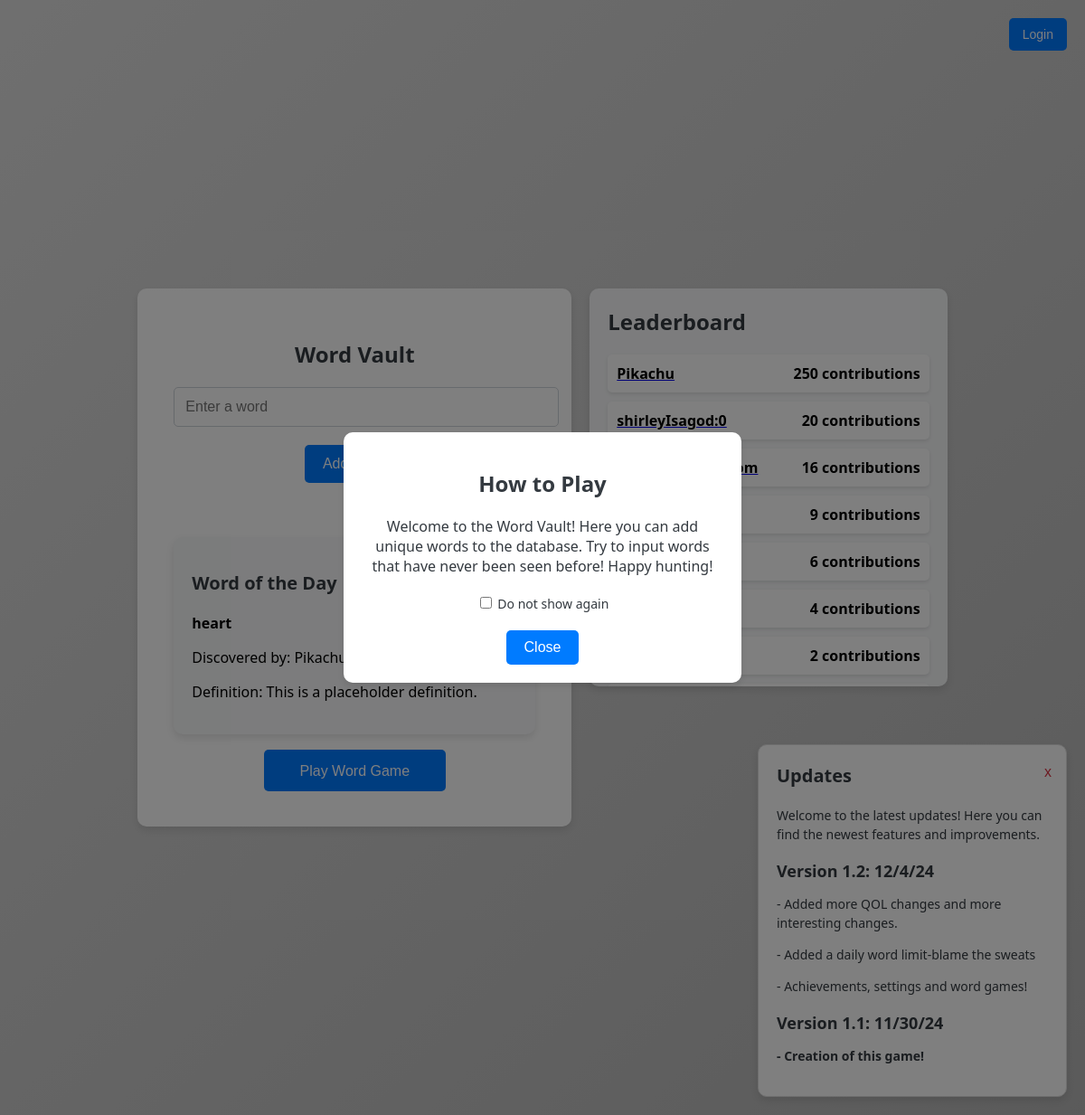
The page / on the database its author committed.
### app.py (models this page shows)
class WordOfTheDay(db.Model):
    id = db.Column(db.Integer, primary_key=True)
    word = db.Column(db.String(150), nullable=False)
    date = db.Column(db.Date, nullable=False, unique=True)

class User(UserMixin, db.Model):
    id = db.Column(db.Integer, primary_key=True)
    username = db.Column(db.String(150), unique=True, nullable=False)
    password = db.Column(db.String(150), nullable=False)
    contributions = db.Column(db.Text, nullable=True)
    date_joined = db.Column(db.DateTime, nullable=False, default=datetime.utcnow)
    word_coins = db.Column(db.Integer, nullable=False, default=0)
    achievements = db.Column(db.Text, nullable=True, default="")
    words_entered_today = db.Column(db.Integer, nullable=False, default=0)
    last_word_entry_date = db.Column(db.Date, nullable=True)

### app.py (the view)
@app.route('/')
def index():
    users = User.query.all()
    leaderboard_data = sorted(users, key=lambda user: len(user.contributions.split(',')) if user.contributions else 0, reverse=True)
    word_of_the_day, discovered_by, definition = get_word_of_the_day()
    return render_template('index.html', leaderboard=leaderboard_data, word_of_the_day=word_of_the_day, discovered_by=discovered_by, definition=definition)

### app.py (called while the page is built, shortened)
def get_word_definition(word):
    if word in definition_cache:
        return definition_cache[word]
    placeholder_definition = "This is a placeholder definition."
    definition_cache[word] = placeholder_definition
    return placeholder_definition

def get_word_of_the_day():
    today = date.today()
    word_of_the_day_entry = WordOfTheDay.query.filter_by(date=today).first()
    if word_of_the_day_entry:
        word = word_of_the_day_entry.word
    user = User.query.filter(User.contributions.like(f"%{word}%")).first()
    definition = get_word_definition(word)
    return word, user.username if user else "Unknown", definition

### templates/index.html (shortened to what this page needs)
<!DOCTYPE html>
<html>
<head>
    <link rel="stylesheet" type="text/css" href="{{ url_for('static', filename='styles.css') }}">
</head>
<body>
    <div class="login-wrapper">
        {% if current_user.is_authenticated %}
            <a href="{{ url_for('profile') }}" class="nav-link"><button class="nav-button">Profile</button></a>
            <a href="{{ url_for('shop') }}" class="nav-link"><button class="nav-button">Shop</button></a>
            <a href="{{ url_for('settings') }}" class="nav-link"><button class="nav-button">Settings</button></a>
            <a href="{{ url_for('search') }}" class="nav-link"><button class="nav-button">Search Users</button></a>
        {% else %}
            <a href="{{ url_for('login') }}" class="nav-link"><button class="nav-button">Login</button></a>
        {% endif %}
    </div>
    <div class="main-content">
        <div class="container">
            <h1>Word Vault</h1>
            <form id="wordForm">
                <input type="text" id="word" name="word" placeholder="Enter a word" autocomplete="off">
                <button class="button_class" type="submit">Add Word</button>
            </form>
            <div class="word-of-the-day">
                <h2>Word of the Day</h2>
                {% if word_of_the_day %}
                    <p><strong>{{ word_of_the_day }}</strong></p>
                    <p>Discovered by: {{ discovered_by }}</p>
                    <p>Definition: {{ definition }}</p>
                {% else %}
                    <p>No words available.</p>
                {% endif %}
            </div>
            <a href="{{ url_for('word_game') }}" class="button_class"><button class="button_class margin">Play Word Game</button></a>
        </div>
        <div class="leaderboard">
            <h2>Leaderboard</h2>
            <ul>
                {% for user in leaderboard %}
                    <li>
                        <a href="{{ url_for('user_profile', user_id=user.id) }}"><span>{{ user.username }}</span></a>
                        <span>{{ user.contributions.split(',')|length if user.contributions else 0 }} contributions</span>
                    </li>
                {% endfor %}
            </ul>
        </div>
    </div>
    <div id="updates" class="updates-tab">
        <div class="updates-content">
            <button id="closeUpdates" class="close-button">x</button>
            <h2>Updates</h2>
            <p>Welcome to the latest updates! Here you can find the newest features and improvements.</p>
            <h3>Version 1.2: 12/4/24</h3>
            <p>- Added more QOL changes and more interesting changes.</p>
            <p>- Added a daily word limit-blame the sweats</p>
            <p>- Achievements, settings and word games!</p>
            <h3>Version 1.1: 11/30/24</p>
            <p>- Creation of this game!</p>
        </div>
    </div>
    <div id="howToPlayPopup" class="popup">
        <div class="popup-content">
            <h2>How to Play</h2>
            <p>Welcome to the Word Vault! Here you can add unique words to the database. Try to input words that have never been seen before! Happy hunting!</p>
            <label>
                <input type="checkbox" id="doNotShowAgain"> Do not show again
            </label>
            <button id="closePopup">Close</button>
        </div>
    </div>
</body>
</html>

### static/styles.css (style rules this page uses)
body { font-family: 'Segoe UI', Tahoma, Geneva, Verdana, sans-serif; margin: 0; padding: 0; display: flex; justify-content: center; align-items: center; height: 100vh; }
.container { background-color: white; padding: 40px; border-radius: 10px; box-shadow: 0 4px 8px rgba(0, 0, 0, 0.1); max-width: 400px; width: 100%; text-align: center; position: relative; }
h1 { margin-bottom: 20px; font-size: 24px; color: #343a40; }
h2 { margin-bottom: 20px; font-size: 20px; color: #343a40; }
h3 { margin-bottom: 10px; font-size: 18px; color: #343a40; }
ul { list-style-type: none; padding: 0; }
li { margin-bottom: 10px; font-size: 16px; color: #343a40; }
input[type="text"], input[type="password"] { width: 100%; padding: 12px; margin-bottom: 20px; border: 1px solid #ced4da; border-radius: 5px; font-size: 16px; }
.button_class { padding: 12px 20px; background-color: #007bff; color: white; border: none; border-radius: 5px; font-size: 16px; cursor: pointer; transition: background-color 0.3s ease; }
.login-wrapper { position: absolute; top: 20px; right: 20px; display: flex; gap: 10px; }
.nav-link { text-decoration: none; }
.nav-button { display: inline-block; padding: 10px 15px; background-color: #007bff; color: white; border: none; border-radius: 5px; font-size: 14px; cursor: pointer; transition: background-color 0.3s ease; }
.main-content { display: flex; }
.leaderboard { margin-left: 20px; padding: 20px; background-color: #f8f9fa; border-radius: 10px; box-shadow: 0 4px 8px rgba(0, 0, 0, 0.1); max-height: 400px; overflow-y: auto; overflow-x: hidden; width: 400px; }
.leaderboard h2 { margin-top: 0; font-size: 24px; color: #343a40; }
.leaderboard ul { list-style-type: none; padding: 0; margin: 0; }
.leaderboard li { margin-bottom: 10px; padding: 10px; background-color: #ffffff; border-radius: 5px; box-shadow: 0 2px 4px rgba(0, 0, 0, 0.1); display: flex; justify-content: space-between; align-items: center; color: black; word-wrap: break-word; }
.leaderboard li span { font-weight: bold; color: #000000; }
.word-of-the-day { margin-top: 60px; padding: 20px; background-color: #f8f9fa; border-radius: 10px; box-shadow: 0 4px 8px rgba(0, 0, 0, 0.1); text-align: left; }
.popup { display: none; position: fixed; top: 0; left: 0; width: 100%; height: 100%; background-color: rgba(0, 0, 0, 0.5); justify-content: center; align-items: center; z-index: 1000; }
.popup-content { background-color: white; padding: 20px; border-radius: 10px; box-shadow: 0 4px 8px rgba(0, 0, 0, 0.1); text-align: center; max-width: 400px; width: 100%; }
.popup-content h2 { margin-bottom: 20px; font-size: 24px; color: #343a40; }
.popup-content p { margin-bottom: 20px; font-size: 16px; color: #343a40; }
.popup-content label { display: block; margin-bottom: 20px; font-size: 14px; color: #343a40; }
.popup-content button { padding: 10px 20px; background-color: #007bff; color: white; border: none; border-radius: 5px; font-size: 16px; cursor: pointer; transition: background-color 0.3s ease; }
.updates-tab { position: fixed; bottom: 20px; right: 20px; background-color: #ffffff; border-radius: 10px; box-shadow: 0 4px 8px rgba(0, 0, 0, 0.1); padding: 20px; width: 300px; z-index: 1000; border: 1px solid #ddd; }
.updates-content { position: relative; text-align: left; }
.close-button { position: absolute; top: 0px; right: -10px; background-color: transparent; color: #dc3545; border: none; font-size: 16px; cursor: pointer; transition: color 0.3s ease; }
.updates-content h2 { margin-top: 0; font-size: 20px; color: #343a40; }
.updates-content p { font-size: 14px; color: #343a40; line-height: 1.5; }
.margin { margin-top: 20px; }

### rows shown on the page
WordOfTheDay: word "heart"
User: username "Pikachu", contributions.split|length "250"
User: username "shirleyIsagod:0", contributions.split|length "20"
User: contributions.split|length "16"
User: contributions.split|length "9"
User: contributions.split|length "6"
User: contributions.split|length "4"
User: contributions.split|length "2"

### other values the page prints
{{ definition }} "This is a placeholder definition."
